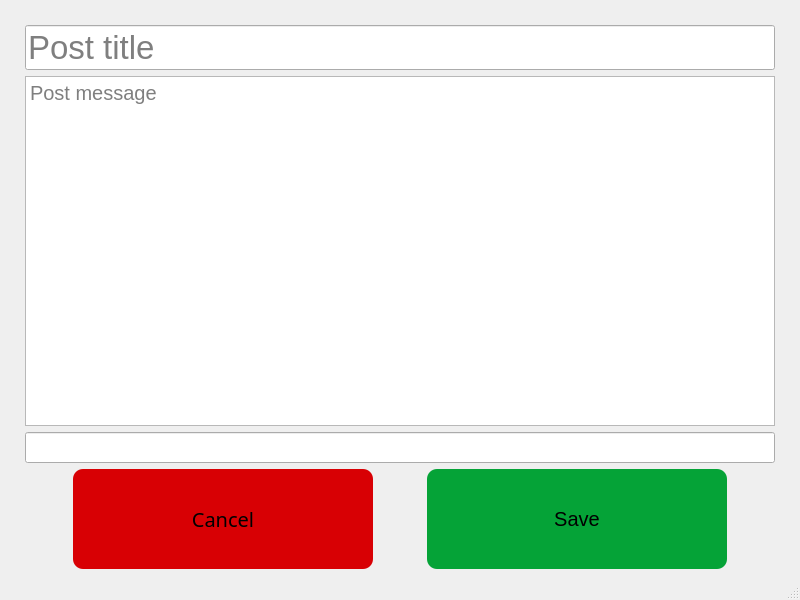
<?xml version="1.0" encoding="UTF-8"?>
<ui version="4.0">
 <class>MainWindow</class>
 <widget class="QMainWindow" name="MainWindow">
  <property name="geometry">
   <rect>
    <x>0</x>
    <y>0</y>
    <width>800</width>
    <height>600</height>
   </rect>
  </property>
  <property name="windowTitle">
   <string>MainWindow</string>
  </property>
  <property name="styleSheet">
   <string notr="true"/>
  </property>
  <widget class="QWidget" name="centralwidget">
   <layout class="QVBoxLayout" name="verticalLayout_2">
    <property name="leftMargin">
     <number>25</number>
    </property>
    <property name="topMargin">
     <number>25</number>
    </property>
    <property name="rightMargin">
     <number>25</number>
    </property>
    <item>
     <layout class="QVBoxLayout" name="verticalLayout">
      <item>
       <widget class="QLineEdit" name="EditCreatePostTitle">
        <property name="font">
         <font>
          <pointsize>25</pointsize>
         </font>
        </property>
        <property name="placeholderText">
         <string>Post title</string>
        </property>
       </widget>
      </item>
      <item>
       <widget class="QTextEdit" name="EditCreatePostMessage">
        <property name="font">
         <font>
          <pointsize>15</pointsize>
         </font>
        </property>
        <property name="placeholderText">
         <string>Post message</string>
        </property>
       </widget>
      </item>
      <item>
       <widget class="QLineEdit" name="EditCreateWhoCanRead">
        <property name="font">
         <font>
          <pointsize>14</pointsize>
         </font>
        </property>
       </widget>
      </item>
      <item>
       <layout class="QHBoxLayout" name="horizontalLayout">
        <item>
         <widget class="QPushButton" name="EditCreateCancelbtn">
          <property name="sizePolicy">
           <sizepolicy hsizetype="Minimum" vsizetype="Expanding">
            <horstretch>0</horstretch>
            <verstretch>0</verstretch>
           </sizepolicy>
          </property>
          <property name="maximumSize">
           <size>
            <width>300</width>
            <height>100</height>
           </size>
          </property>
          <property name="font">
           <font>
            <family>Noto Sans</family>
            <pointsize>15</pointsize>
           </font>
          </property>
          <property name="styleSheet">
           <string notr="true">background-color: rgb(216, 0, 4);
border-radius: 10px;
padding: 0px 5px;</string>
          </property>
          <property name="text">
           <string>Cancel</string>
          </property>
         </widget>
        </item>
        <item>
         <widget class="QPushButton" name="EditCreateSavebtn">
          <property name="sizePolicy">
           <sizepolicy hsizetype="Minimum" vsizetype="Expanding">
            <horstretch>0</horstretch>
            <verstretch>0</verstretch>
           </sizepolicy>
          </property>
          <property name="maximumSize">
           <size>
            <width>300</width>
            <height>100</height>
           </size>
          </property>
          <property name="font">
           <font>
            <pointsize>15</pointsize>
           </font>
          </property>
          <property name="styleSheet">
           <string notr="true">background-color: rgb(5, 163, 55);
border-radius: 10px;
padding: 0px 5px;</string>
          </property>
          <property name="text">
           <string>Save</string>
          </property>
         </widget>
        </item>
       </layout>
      </item>
     </layout>
    </item>
   </layout>
  </widget>
  <widget class="QMenuBar" name="menubar">
   <property name="geometry">
    <rect>
     <x>0</x>
     <y>0</y>
     <width>800</width>
     <height>30</height>
    </rect>
   </property>
  </widget>
  <widget class="QStatusBar" name="statusbar"/>
 </widget>
 <resources>
  <include location="bg.qrc"/>
 </resources>
 <connections/>
</ui>
